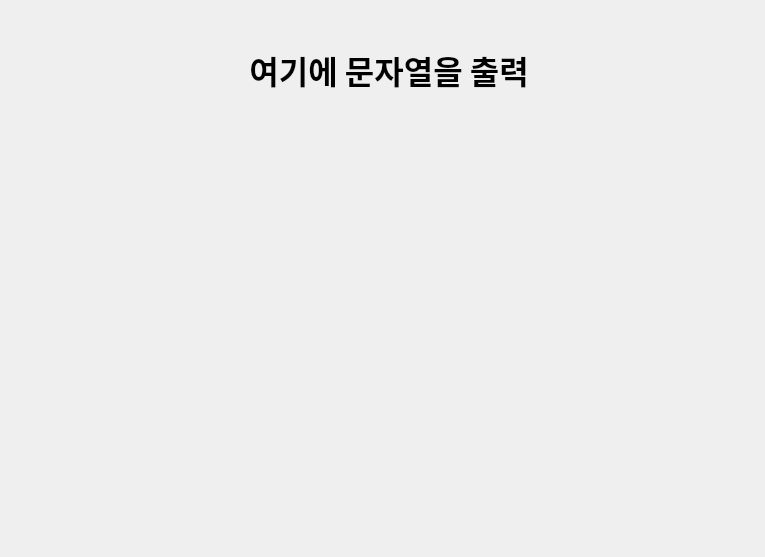
<?xml version="1.0" encoding="UTF-8"?>
<ui version="4.0">
 <class>Dialog</class>
 <widget class="QDialog" name="Dialog">
  <property name="geometry">
   <rect>
    <x>0</x>
    <y>0</y>
    <width>765</width>
    <height>557</height>
   </rect>
  </property>
  <property name="windowTitle">
   <string>Dialog</string>
  </property>
  <widget class="QLabel" name="label">
   <property name="geometry">
    <rect>
     <x>50</x>
     <y>30</y>
     <width>671</width>
     <height>80</height>
    </rect>
   </property>
   <property name="font">
    <font>
     <family>맑은 고딕</family>
     <pointsize>24</pointsize>
     <weight>75</weight>
     <bold>true</bold>
    </font>
   </property>
   <property name="text">
    <string> 여기에 문자열을 출력</string>
   </property>
   <property name="alignment">
    <set>Qt::AlignCenter</set>
   </property>
  </widget>
 </widget>
 <resources/>
 <connections/>
</ui>
